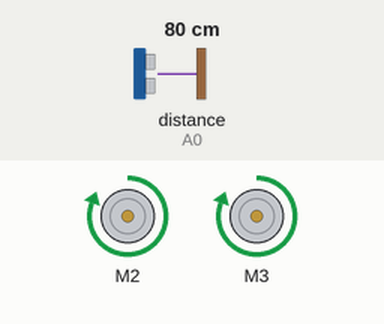
The sketch below on a simulated Arduino Uno, built with avr-gcc and run on an emulated ATmega328P. Shown: 2 × DC motor (green arrow = forward, orange = backward, longer = faster). Wiring (inferred from the names in the program): ultrasonic range finder: trigger A1; echo A0. Inputs (shaded band) come from the test bench; at power-on: distance to the obstacle (sensor on A0) 80 cm. The echo pulse lasts 58.3 µs per cm; what the sketch prints to the serial monitor is not drawn.

Above: at 1.2 s.
1.3 s: distance to the obstacle (sensor on A0) set to 54 cm
4.3 s: distance to the obstacle (sensor on A0) set to 48 cm
At 6.1 s:
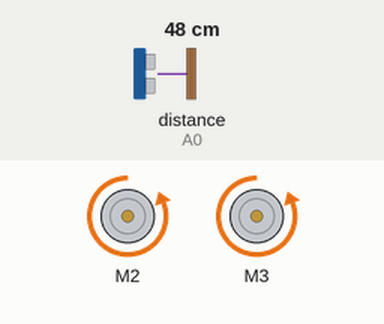
At 8.1 s:
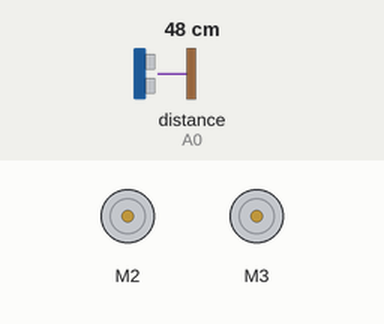
Timing chart, 0 to 13.3 s (numbered marks = the images above; inputs shaded):
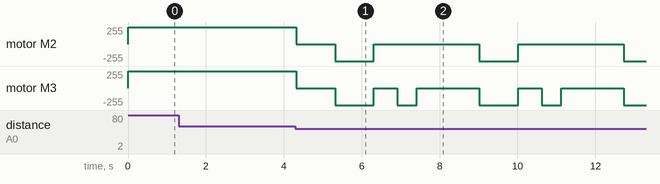

The sketch:

CARRO_COM_SENSOR_ULTRASSONICO_HC-SR04.ino
```cpp
//CARRO COM SENSOR ULTRASSONICO HC-SR04//

//PINOS ANALOGICOS DO SENSOR ULTRASSONICO
#define echoPin A0 // ECHO
#define trigPin A1
//TRIG
long duration;
int distance;

//BIBLIOTECAS AUXILIARES
#include <AFMotor.h>//Inclui biblioteca AF Motor
//(INSTALE A BIBLIOTECA "Adafruit Motor Shield Libary")

//SELECAO DOS MOTORES
//AF_DCMotor motor1(1); //Seleção do Motor 1
AF_DCMotor motor2(2); //Seleção do Motor 2
AF_DCMotor motor3(3); //Seleção do Motor 3
//AF_DCMotor motor4(4); //Seleção do Motor 4

//FUNCOES AUXILIARES
void robot_forward(unsigned char v);  //Função movimenta robô frente
void robot_backward(unsigned char v); //Função movimenta robô trás
void robot_left(unsigned char v);     //Função movimenta robô esquerda
void robot_right(unsigned char v);    //Função movimenta robô direita
void robot_stop(unsigned char v);     //Função para parar o robô

//VARIAVEIS GLOBAIS
unsigned char velocidade = 0x00; //armazena velocidade motores (8 bits)

//CONFIGURAÇÕES INICIAUS
void setup(){
  //SENSOR UTRASSONICO
  pinMode(trigPin, OUTPUT); //  trigPin COMO OUTPUT
  pinMode(echoPin, INPUT); // echoPin COMO INPUT
  Serial.begin(9600); // // COMUNICAÇÃO SERIAL
  //VELOCIDADE DOS MOTORES
  velocidade = 0xFF; // Velocidade do motores("0x44">>25% // "0x7F">>50% // "0x55">>75% // "0xFF">>100%)
}

//LOOP"INFINITO"
void loop(){
  //INICIO SENSOR
  digitalWrite(trigPin, LOW);
  delayMicroseconds(500);

  //trigPin ATIVO POR 500 MILISEGUNDOS
  digitalWrite(trigPin, HIGH);
  delayMicroseconds(500);
  digitalWrite(trigPin, LOW);

  //LÊ echoPin
  duration = pulseIn(echoPin, HIGH);
  //CALCULA A DISTANCIA
  distance = duration * 0.034 /2;// VELOCIDADE EM QUE SOM É EMITIDO


  //FIM SENSOR

  //SE A DISTANCIA FOR MAIOR QUE 50
    if(distance > 50){
      //PRINTA A DISTANCIA E MOVIMENTA O CARRO
      //SE A DISTANCIA FOR MENOR QUE 50
      Serial.print("Distancia: ");
      Serial.print(distance);
      Serial.println(" cm");
      //caso o carrinho esteja indo para tras usar a função:
      //robot_backward(velocidade);
      robot_forward(velocidade);
    }else{
      //SE A DISTANCIA FOR MENOR QUE 30
      //PRINTA PERTO DE ALGO E PARA O CARRO
      Serial.print("PERTO DE ALGO!");
      robot_stop(RELEASE);
        delay(1000);
      //caso o carrinho esteja indo para tras usar a função:
      //robot_forward(velocidade);
      robot_backward(velocidade);
        delay(1000);
      robot_stop(RELEASE);
        delay(600);
      robot_right(velocidade);
        delay(500);
      robot_stop(RELEASE);
        delay(600);
    }
}


//FUNÇÕES//

//MOVIMENTA O CARRO PARA FRENTE
void robot_forward(unsigned char v){
  //motor1.setSpeed(v);
  //motor1.run(FORWARD);
  motor2.setSpeed(v);
  motor2.run(FORWARD);
  motor3.setSpeed(v);
  motor3.run(FORWARD);
  //motor4.setSpeed(v);
  //motor4.run(FORWARD);
}

//MOVIMENTA O CARRO PARA TRÁS
void robot_backward(unsigned char v){
  //motor1.setSpeed(v);
  //motor1.run(BACKWARD);
  motor2.setSpeed(v);
  motor2.run(BACKWARD);
  motor3.setSpeed(v);
  motor3.run(BACKWARD);
  //motor4.setSpeed(v);
  //motor4.run(BACKWARD);
}

//VIRA O CARRO PARA A ESQUERDA
void robot_left(unsigned char v){
  //motor1.setSpeed(v);
  //motor1.run(FORWARD);
  motor2.setSpeed(v);
  motor2.run(BACKWARD);
  motor3.setSpeed(v);
  motor3.run(RELEASE);
  // motor4.setSpeed(v);
  // motor4.run(BACKWARD);
}

//VIRA O CARRO PARA A DIREITA
void robot_right(unsigned char v){
  //motor1.setSpeed(v);
  //motor1.run(RELEASE);
  motor2.setSpeed(v);
  motor2.run(RELEASE);
  motor3.setSpeed(v);
  motor3.run(BACKWARD);
  // motor4.setSpeed(v);
  //motor4.run(FORWARD);
}

//PARA O CARRO
void robot_stop(unsigned char v){
  //motor1.setSpeed(v);
  //motor1.run(RELEASE);
  motor2.setSpeed(v);
  motor2.run(RELEASE);
  motor3.setSpeed(v);
  motor3.run(RELEASE);
  //motor4.setSpeed(v);
  //motor4.run(RELEASE);
}
```

Measured:
- the behaviour switches between 52 and 51 cm on distance to the obstacle (sensor on A0) (found by bisection; images 0 and 1)
- after the input at 1.3 s, every drawn part: stays the same
- after the input at 4.3 s, motor M2: forward 255/255 → stopped at once, then repeats every 3.7 s: backward 255/255 1.0 s, stopped 2.7 s; motor M3: forward 255/255 → stopped at once, then repeats every 3.7 s: backward 255/255 1.0 s, stopped 0.60 s, backward 255/255 0.50 s, stopped 1.6 s
